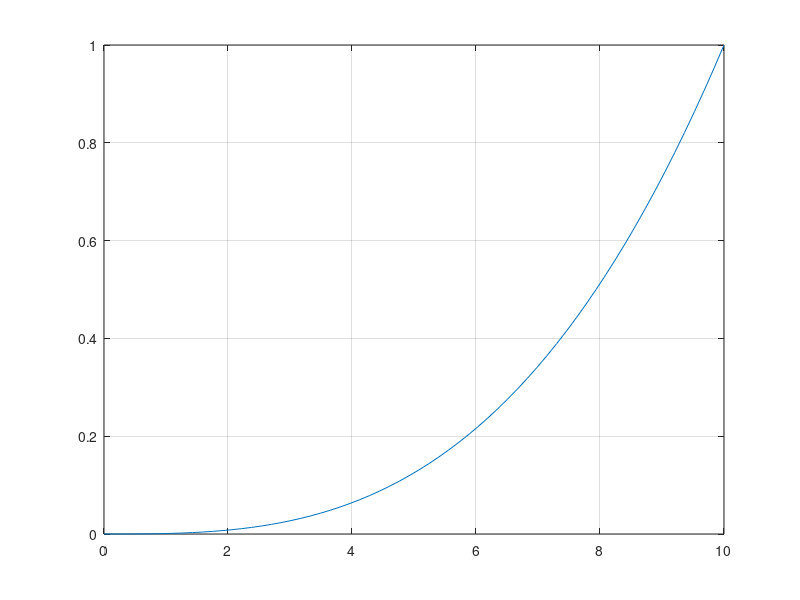

Here is the MATLAB script that generated this plot: (Note: this script raises an error after producing the figure.)
close all;
x = linspace(0,10,64);
fpr = x.^3;


figure(1);

f_norm = normalize(fpr,'range');% приведени значений амплитуды от 0 до 1
plot(x,f_norm); grid;


Bitout = 12; % Планируемый выход регистра с генератора 
f_int = f_norm*2^12/2; % умножение до близкому к целочисленному значению
f_int = floor(f_int); % округление до целого 
figure(2);
plot(t, f_int); grid;

figure(3);
f_uint = f_int + 2^12/2 -1; % смещение сигнала на 2^12/2
max(f_uint)
min(f_uint)
plot(t, f_uint); grid;

f_hex = dec2hex(f_uint');
writematrix(f_uint',"Porab_dec.txt");
writematrix(f_hex,"Porab_hex.txt");


fsig = [f_int, flip(f_int),-f_int,-flip(f_int)] ; % склеивание из 1/4 периода , в полноценный периол одного сигнала;
fsig = fsig + 2^12/2;
plot(linspace(0,80,256), fsig); grid;